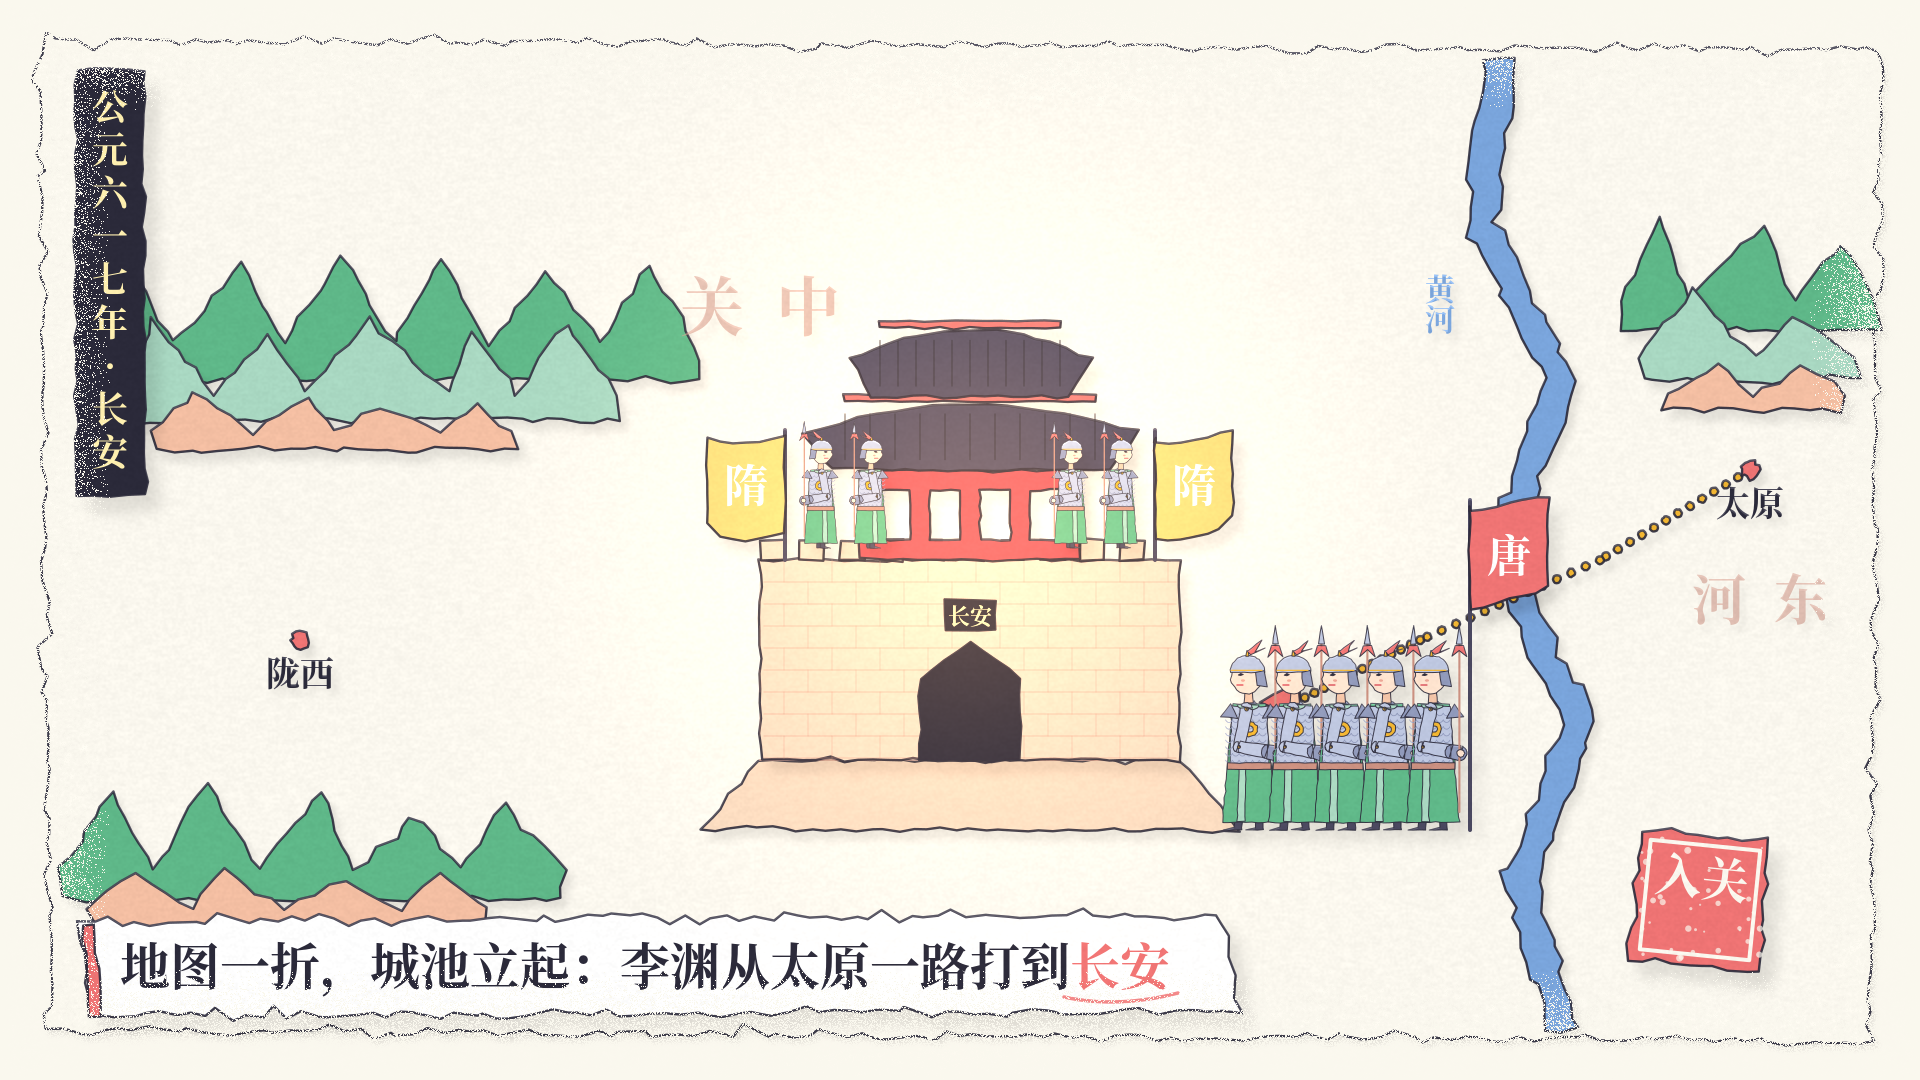

Recreate this plot in Python.
from people import *
def ridge(L, x0, x1, ybase, peaks, col, h, seed):
    r = np.random.default_rng(seed); pts = [(x0, ybase)]
    xs = np.linspace(x0, x1, peaks * 2 + 1)
    for i, x in enumerate(xs): pts.append((x + r.normal(0, 8), ybase - (h * r.uniform(0.6, 1.0) if i % 2 else h * 0.25)))
    pts.append((x1, ybase)); L.poly(pts, col, 2.0)
# 地图纸
base = Layer(0.1)
base.poly([(40, 40), (W - 40, 50), (W - 50, H - 40), (50, H - 50)], P['xuan'], 3)
sea = Layer(0.25)
river = Layer(0.3)
pts = [(1500, 60), (1480, 220), (1560, 380), (1500, 560), (1580, 720), (1520, 880), (1560, 1030)]
up = [(x - 16, y) for x, y in pts]; dn = [(x + 16, y) for x, y in pts][::-1]
river.poly(up + dn, P['qing2'], 3)
mt = [Layer(0.35), Layer(0.5), Layer(0.65)]
ridge(mt[0], 80, 700, 380, 6, P['lv2'], 150, 1); ridge(mt[0], 1620, 1880, 330, 3, P['lv2'], 120, 2)
ridge(mt[1], 120, 620, 420, 5, P['lv'], 110, 3); ridge(mt[1], 1640, 1860, 380, 2, P['lv'], 90, 4)
ridge(mt[2], 160, 520, 450, 4, P['zhe'], 70, 5); ridge(mt[2], 1660, 1840, 410, 2, P['zhe'], 60, 6)
ridge(mt[0], 60, 560, 900, 5, P['lv2'], 120, 7); ridge(mt[1], 100, 480, 930, 4, P['zhe'], 80, 8)
# 行军金线 + 地名
lab = Layer(0.4)
route = [(1750, 470), (1600, 560), (1420, 640), (1300, 700)]
for i in range(len(route) - 1):
    (x0, y0), (x1, y1) = route[i], route[i + 1]
    for u in np.arange(0, 1, 0.08): lab.ell(x0 + (x1 - x0) * u, y0 + (y1 - y0) * u, 4, 4, P['jin'], amp=0.2)
lab.poly([(1300, 680), (1260, 702), (1300, 722)], P['zhu'], 0.6)
for (x, y, s) in [(1750, 470, '太原'), (300, 640, '陇西')]:
    lab.ell(x, y, 9, 9, P['zhu']); lab.text(s, x, y + 46, 34, P['mo'])
lab.text('关  中', 760, 330, 64, P['zhe2'], a=0.55); lab.text('河  东', 1760, 620, 54, P['zhe2'], a=0.55); lab.text('黄河', 1440, 300, 30, P['qing2'], vertical=True)
# 立起来的城池：折痕底座
fold = Layer(0.45)
fold.poly([(760, 760), (1180, 760), (1240, 830), (700, 830)], P['xuan3'], 1.5)
fold.line([(760, 760), (1180, 760)], P['zhe2'], 2, 0.6)
city_b = Layer(0.8)
wall(city_b, 760, 1180, 560, 760, P['xuan3'], P['zhe2'])
city_b.poly([(860, 470), (1080, 470), (1080, 560), (860, 560)], P['zhu2'], 1.0, holes=[[(880 + k * 50, 490), (910 + k * 50, 490), (910 + k * 50, 540), (880 + k * 50, 540)] for k in range(4)])
roof(city_b, 970, 470, 300, 70, tiers=2)
city_b.poly([(920, 760), (920, 680), (970, 640), (1020, 680), (1020, 760)], P['mo'], 1.0)   # 门洞
city_b.poly([(945, 600), (995, 600), (995, 630), (945, 630)], P['mo'], 0.5); city_b.text('长安', 970, 624, 22, P['jin2'])
flag(city_b, 785, 430, 130, P['huang'], '隋', wave=0, left=True); flag(city_b, 1155, 430, 130, P['huang'], '隋', wave=1)
guards = Layer(0.95)
for x in [820, 870, 1070, 1120]:
    person(guards, x, 548, 0.26, 'soldier', armF=(0.2, -1.6), holdF=lambda L, a, b, c_: spear(L, a, b, c_, 260))
army = Layer(1.1)
flag(army, 1470, 500, 330, P['zhu'], '唐', wave=2)
for k in range(5): person(army, 1250 + k * 46, 830, 0.42, 'soldier', face=-1, armF=(0.2, -1.6), holdF=lambda L, a, b, c_: spear(L, a, b, c_, 260), step=0.5)
top = Layer(1.3)
tag(top, '公元六一七年·长安', x=110, y=90)
caption(top, '地图一折，城池立起：李渊从太原一路打到长安', hl=('长安',))
seal(top, '入关', 1700, 900, 130, 0.1)
compose([base, sea, river] + mt + [lab, fold, city_b, guards, army, top], bg=P['mo2'], light=(0.5, 0.45), vign=0.7, glow=[(970, 520, 260, 0.25)]).save('f2m.png')
